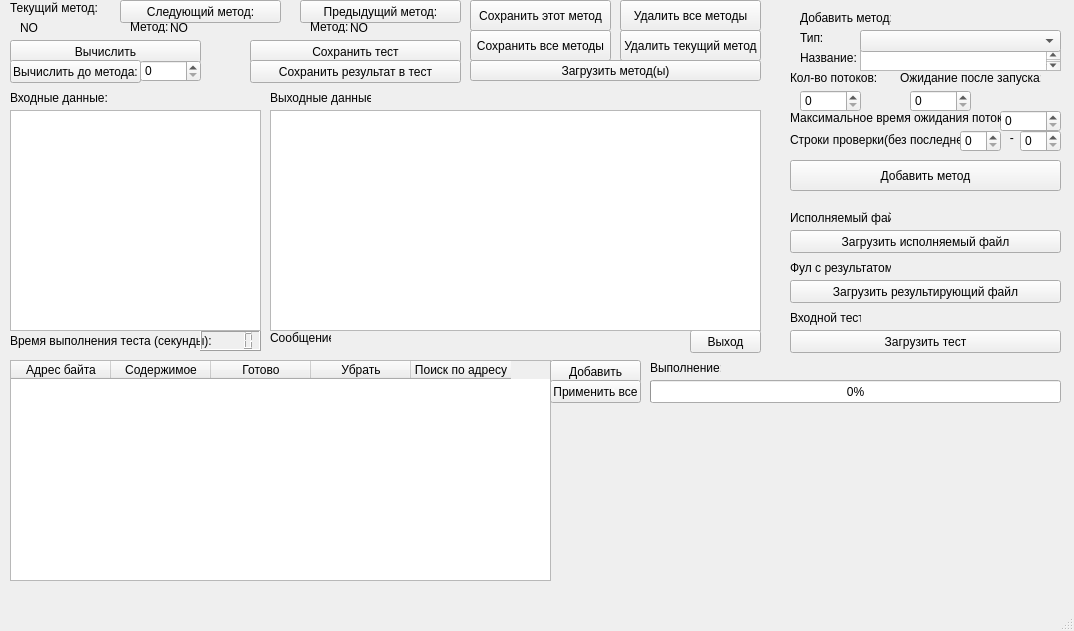
<?xml version="1.0" encoding="UTF-8"?>
<ui version="4.0">
 <class>MainWindow</class>
 <widget class="QMainWindow" name="MainWindow">
  <property name="geometry">
   <rect>
    <x>0</x>
    <y>0</y>
    <width>1074</width>
    <height>631</height>
   </rect>
  </property>
  <property name="windowTitle">
   <string>Анализ данных</string>
  </property>
  <widget class="QWidget" name="centralwidget">
   <widget class="QPushButton" name="btnLoadExecFile">
    <property name="geometry">
     <rect>
      <x>790</x>
      <y>230</y>
      <width>271</width>
      <height>23</height>
     </rect>
    </property>
    <property name="text">
     <string>Загрузить исполняемый файл</string>
    </property>
   </widget>
   <widget class="QLabel" name="label">
    <property name="geometry">
     <rect>
      <x>800</x>
      <y>10</y>
      <width>91</width>
      <height>16</height>
     </rect>
    </property>
    <property name="text">
     <string>Добавить метод:</string>
    </property>
   </widget>
   <widget class="QLabel" name="label_2">
    <property name="geometry">
     <rect>
      <x>800</x>
      <y>30</y>
      <width>41</width>
      <height>16</height>
     </rect>
    </property>
    <property name="text">
     <string>Тип:</string>
    </property>
   </widget>
   <widget class="QLabel" name="label_3">
    <property name="geometry">
     <rect>
      <x>800</x>
      <y>50</y>
      <width>61</width>
      <height>16</height>
     </rect>
    </property>
    <property name="text">
     <string>Название:</string>
    </property>
   </widget>
   <widget class="QLabel" name="label_4">
    <property name="geometry">
     <rect>
      <x>790</x>
      <y>210</y>
      <width>101</width>
      <height>16</height>
     </rect>
    </property>
    <property name="text">
     <string>Исполняемый файл:</string>
    </property>
   </widget>
   <widget class="QLabel" name="lblExecFile">
    <property name="geometry">
     <rect>
      <x>900</x>
      <y>210</y>
      <width>101</width>
      <height>16</height>
     </rect>
    </property>
    <property name="text">
     <string/>
    </property>
   </widget>
   <widget class="QLabel" name="label_6">
    <property name="geometry">
     <rect>
      <x>790</x>
      <y>310</y>
      <width>71</width>
      <height>16</height>
     </rect>
    </property>
    <property name="text">
     <string>Входной тест:</string>
    </property>
   </widget>
   <widget class="QLabel" name="lblInputTest">
    <property name="geometry">
     <rect>
      <x>870</x>
      <y>310</y>
      <width>131</width>
      <height>16</height>
     </rect>
    </property>
    <property name="text">
     <string/>
    </property>
   </widget>
   <widget class="QTextEdit" name="nameMethod">
    <property name="geometry">
     <rect>
      <x>860</x>
      <y>50</y>
      <width>201</width>
      <height>21</height>
     </rect>
    </property>
   </widget>
   <widget class="QPushButton" name="btnLoadInputTest">
    <property name="geometry">
     <rect>
      <x>790</x>
      <y>330</y>
      <width>271</width>
      <height>23</height>
     </rect>
    </property>
    <property name="text">
     <string>Загрузить тест</string>
    </property>
   </widget>
   <widget class="QPushButton" name="btnNextMethod">
    <property name="geometry">
     <rect>
      <x>120</x>
      <y>0</y>
      <width>161</width>
      <height>23</height>
     </rect>
    </property>
    <property name="text">
     <string>Следующий метод:</string>
    </property>
   </widget>
   <widget class="QPushButton" name="btnPrevMethod">
    <property name="geometry">
     <rect>
      <x>300</x>
      <y>0</y>
      <width>161</width>
      <height>23</height>
     </rect>
    </property>
    <property name="text">
     <string>Предыдущий метод:</string>
    </property>
   </widget>
   <widget class="QPushButton" name="btnDelThisMethod">
    <property name="geometry">
     <rect>
      <x>620</x>
      <y>30</y>
      <width>141</width>
      <height>31</height>
     </rect>
    </property>
    <property name="text">
     <string>Удалить текущий метод</string>
    </property>
   </widget>
   <widget class="QPushButton" name="btnDelAllMethod">
    <property name="geometry">
     <rect>
      <x>620</x>
      <y>0</y>
      <width>141</width>
      <height>31</height>
     </rect>
    </property>
    <property name="text">
     <string>Удалить все методы</string>
    </property>
   </widget>
   <widget class="QPushButton" name="btnSaveThisMethod">
    <property name="geometry">
     <rect>
      <x>470</x>
      <y>0</y>
      <width>141</width>
      <height>31</height>
     </rect>
    </property>
    <property name="text">
     <string>Сохранить этот метод</string>
    </property>
   </widget>
   <widget class="QPushButton" name="btnSaveAllMethod">
    <property name="geometry">
     <rect>
      <x>470</x>
      <y>30</y>
      <width>141</width>
      <height>31</height>
     </rect>
    </property>
    <property name="text">
     <string>Сохранить все методы</string>
    </property>
   </widget>
   <widget class="QLabel" name="label_8">
    <property name="geometry">
     <rect>
      <x>130</x>
      <y>20</y>
      <width>47</width>
      <height>13</height>
     </rect>
    </property>
    <property name="text">
     <string>Метод:</string>
    </property>
   </widget>
   <widget class="QLabel" name="lblNextMethod">
    <property name="geometry">
     <rect>
      <x>170</x>
      <y>20</y>
      <width>101</width>
      <height>16</height>
     </rect>
    </property>
    <property name="text">
     <string>NO</string>
    </property>
   </widget>
   <widget class="QLabel" name="label_10">
    <property name="geometry">
     <rect>
      <x>310</x>
      <y>20</y>
      <width>47</width>
      <height>13</height>
     </rect>
    </property>
    <property name="text">
     <string>Метод:</string>
    </property>
   </widget>
   <widget class="QLabel" name="lblPrevMethod">
    <property name="geometry">
     <rect>
      <x>350</x>
      <y>20</y>
      <width>101</width>
      <height>16</height>
     </rect>
    </property>
    <property name="text">
     <string>NO</string>
    </property>
   </widget>
   <widget class="QLabel" name="label_12">
    <property name="geometry">
     <rect>
      <x>10</x>
      <y>0</y>
      <width>91</width>
      <height>16</height>
     </rect>
    </property>
    <property name="text">
     <string>Текущий метод:</string>
    </property>
   </widget>
   <widget class="QLabel" name="lblThisMethod">
    <property name="geometry">
     <rect>
      <x>20</x>
      <y>20</y>
      <width>91</width>
      <height>16</height>
     </rect>
    </property>
    <property name="text">
     <string>NO</string>
    </property>
   </widget>
   <widget class="QPushButton" name="btnCalcThisMethod">
    <property name="geometry">
     <rect>
      <x>10</x>
      <y>40</y>
      <width>191</width>
      <height>23</height>
     </rect>
    </property>
    <property name="text">
     <string>Вычислить</string>
    </property>
   </widget>
   <widget class="QPushButton" name="btnSaveTest">
    <property name="geometry">
     <rect>
      <x>250</x>
      <y>40</y>
      <width>211</width>
      <height>23</height>
     </rect>
    </property>
    <property name="text">
     <string>Сохранить тест</string>
    </property>
   </widget>
   <widget class="QPushButton" name="btnSaveResByte">
    <property name="geometry">
     <rect>
      <x>250</x>
      <y>60</y>
      <width>211</width>
      <height>23</height>
     </rect>
    </property>
    <property name="text">
     <string>Сохранить результат в тест</string>
    </property>
   </widget>
   <widget class="QPushButton" name="btnCalcTo">
    <property name="geometry">
     <rect>
      <x>10</x>
      <y>60</y>
      <width>131</width>
      <height>23</height>
     </rect>
    </property>
    <property name="text">
     <string>Вычислить до метода:</string>
    </property>
   </widget>
   <widget class="QSpinBox" name="spnToMethod">
    <property name="geometry">
     <rect>
      <x>140</x>
      <y>60</y>
      <width>61</width>
      <height>22</height>
     </rect>
    </property>
    <property name="maximum">
     <number>999999999</number>
    </property>
   </widget>
   <widget class="QLabel" name="label_14">
    <property name="geometry">
     <rect>
      <x>10</x>
      <y>90</y>
      <width>101</width>
      <height>16</height>
     </rect>
    </property>
    <property name="text">
     <string>Входные данные:</string>
    </property>
   </widget>
   <widget class="QLabel" name="label_15">
    <property name="geometry">
     <rect>
      <x>270</x>
      <y>90</y>
      <width>101</width>
      <height>16</height>
     </rect>
    </property>
    <property name="text">
     <string>Выходные данные:</string>
    </property>
   </widget>
   <widget class="QPushButton" name="btnExit">
    <property name="geometry">
     <rect>
      <x>690</x>
      <y>330</y>
      <width>71</width>
      <height>23</height>
     </rect>
    </property>
    <property name="text">
     <string>Выход</string>
    </property>
   </widget>
   <widget class="QLabel" name="label_16">
    <property name="geometry">
     <rect>
      <x>10</x>
      <y>330</y>
      <width>201</width>
      <height>21</height>
     </rect>
    </property>
    <property name="text">
     <string>Время выполнения теста (секунды):</string>
    </property>
   </widget>
   <widget class="QLCDNumber" name="lcdNumber">
    <property name="geometry">
     <rect>
      <x>200</x>
      <y>330</y>
      <width>61</width>
      <height>21</height>
     </rect>
    </property>
   </widget>
   <widget class="QLabel" name="label_5">
    <property name="geometry">
     <rect>
      <x>270</x>
      <y>330</y>
      <width>61</width>
      <height>16</height>
     </rect>
    </property>
    <property name="text">
     <string>Сообщение:</string>
    </property>
   </widget>
   <widget class="QLabel" name="lblMsg">
    <property name="geometry">
     <rect>
      <x>340</x>
      <y>330</y>
      <width>341</width>
      <height>16</height>
     </rect>
    </property>
    <property name="text">
     <string/>
    </property>
   </widget>
   <widget class="QPushButton" name="btnAddMethod">
    <property name="geometry">
     <rect>
      <x>790</x>
      <y>160</y>
      <width>271</width>
      <height>31</height>
     </rect>
    </property>
    <property name="text">
     <string>Добавить метод</string>
    </property>
   </widget>
   <widget class="QComboBox" name="cmbMethods">
    <property name="geometry">
     <rect>
      <x>860</x>
      <y>30</y>
      <width>201</width>
      <height>22</height>
     </rect>
    </property>
   </widget>
   <widget class="QPushButton" name="btnLoadMethods">
    <property name="geometry">
     <rect>
      <x>470</x>
      <y>60</y>
      <width>291</width>
      <height>21</height>
     </rect>
    </property>
    <property name="text">
     <string>Загрузить метод(ы)</string>
    </property>
   </widget>
   <widget class="QTableWidget" name="tblInutTest">
    <property name="geometry">
     <rect>
      <x>10</x>
      <y>110</y>
      <width>251</width>
      <height>221</height>
     </rect>
    </property>
   </widget>
   <widget class="QTableWidget" name="tblRes">
    <property name="geometry">
     <rect>
      <x>270</x>
      <y>110</y>
      <width>491</width>
      <height>221</height>
     </rect>
    </property>
   </widget>
   <widget class="QPushButton" name="btnLoadResFile">
    <property name="geometry">
     <rect>
      <x>790</x>
      <y>280</y>
      <width>271</width>
      <height>23</height>
     </rect>
    </property>
    <property name="text">
     <string>Загрузить результирующий файл</string>
    </property>
   </widget>
   <widget class="QLabel" name="label_7">
    <property name="geometry">
     <rect>
      <x>790</x>
      <y>260</y>
      <width>101</width>
      <height>16</height>
     </rect>
    </property>
    <property name="text">
     <string>Фул с результатом:</string>
    </property>
   </widget>
   <widget class="QLabel" name="lblResFile">
    <property name="geometry">
     <rect>
      <x>900</x>
      <y>260</y>
      <width>101</width>
      <height>16</height>
     </rect>
    </property>
    <property name="text">
     <string/>
    </property>
   </widget>
   <widget class="QSpinBox" name="spnCountThread">
    <property name="geometry">
     <rect>
      <x>800</x>
      <y>90</y>
      <width>61</width>
      <height>22</height>
     </rect>
    </property>
    <property name="maximum">
     <number>999999999</number>
    </property>
   </widget>
   <widget class="QSpinBox" name="spnTimeWait">
    <property name="geometry">
     <rect>
      <x>1000</x>
      <y>110</y>
      <width>61</width>
      <height>22</height>
     </rect>
    </property>
    <property name="maximum">
     <number>999999999</number>
    </property>
   </widget>
   <widget class="QSpinBox" name="spnSleepWork">
    <property name="geometry">
     <rect>
      <x>910</x>
      <y>90</y>
      <width>61</width>
      <height>22</height>
     </rect>
    </property>
    <property name="maximum">
     <number>999999999</number>
    </property>
   </widget>
   <widget class="QLabel" name="label_9">
    <property name="geometry">
     <rect>
      <x>790</x>
      <y>70</y>
      <width>91</width>
      <height>16</height>
     </rect>
    </property>
    <property name="text">
     <string>Кол-во потоков:</string>
    </property>
   </widget>
   <widget class="QLabel" name="label_11">
    <property name="geometry">
     <rect>
      <x>790</x>
      <y>110</y>
      <width>211</width>
      <height>16</height>
     </rect>
    </property>
    <property name="text">
     <string>Максимальное время ожидания потока:</string>
    </property>
   </widget>
   <widget class="QLabel" name="label_13">
    <property name="geometry">
     <rect>
      <x>900</x>
      <y>70</y>
      <width>141</width>
      <height>16</height>
     </rect>
    </property>
    <property name="text">
     <string>Ожидание после запуска:</string>
    </property>
   </widget>
   <widget class="QSpinBox" name="spnCountRowEnd">
    <property name="geometry">
     <rect>
      <x>1020</x>
      <y>130</y>
      <width>41</width>
      <height>22</height>
     </rect>
    </property>
    <property name="maximum">
     <number>999999999</number>
    </property>
   </widget>
   <widget class="QLabel" name="label_17">
    <property name="geometry">
     <rect>
      <x>790</x>
      <y>130</y>
      <width>171</width>
      <height>21</height>
     </rect>
    </property>
    <property name="text">
     <string>&lt;html&gt;&lt;head/&gt;&lt;body&gt;&lt;p&gt;Строки проверки(без последней) &lt;/p&gt;&lt;/body&gt;&lt;/html&gt;</string>
    </property>
   </widget>
   <widget class="QSpinBox" name="spnCountRowStart">
    <property name="geometry">
     <rect>
      <x>960</x>
      <y>130</y>
      <width>41</width>
      <height>22</height>
     </rect>
    </property>
    <property name="maximum">
     <number>999999999</number>
    </property>
   </widget>
   <widget class="QLabel" name="label_18">
    <property name="geometry">
     <rect>
      <x>1000</x>
      <y>130</y>
      <width>16</width>
      <height>16</height>
     </rect>
    </property>
    <property name="text">
     <string>   -</string>
    </property>
   </widget>
   <widget class="QLabel" name="lblResFile_2">
    <property name="geometry">
     <rect>
      <x>900</x>
      <y>260</y>
      <width>131</width>
      <height>16</height>
     </rect>
    </property>
    <property name="text">
     <string/>
    </property>
   </widget>
   <widget class="QTableWidget" name="tblChgTest">
    <property name="geometry">
     <rect>
      <x>10</x>
      <y>360</y>
      <width>541</width>
      <height>221</height>
     </rect>
    </property>
    <column>
     <property name="text">
      <string>Адрес байта</string>
     </property>
    </column>
    <column>
     <property name="text">
      <string>Содержимое</string>
     </property>
    </column>
    <column>
     <property name="text">
      <string>Готово</string>
     </property>
    </column>
    <column>
     <property name="text">
      <string>Убрать</string>
     </property>
    </column>
    <column>
     <property name="text">
      <string>Поиск по адресу</string>
     </property>
    </column>
   </widget>
   <widget class="QPushButton" name="btnAddStrEditTest">
    <property name="geometry">
     <rect>
      <x>550</x>
      <y>360</y>
      <width>91</width>
      <height>23</height>
     </rect>
    </property>
    <property name="text">
     <string>Добавить</string>
    </property>
   </widget>
   <widget class="QProgressBar" name="prgExec">
    <property name="geometry">
     <rect>
      <x>650</x>
      <y>380</y>
      <width>411</width>
      <height>23</height>
     </rect>
    </property>
    <property name="value">
     <number>0</number>
    </property>
   </widget>
   <widget class="QPushButton" name="pushButton_4">
    <property name="geometry">
     <rect>
      <x>550</x>
      <y>380</y>
      <width>91</width>
      <height>23</height>
     </rect>
    </property>
    <property name="text">
     <string>Применить все</string>
    </property>
   </widget>
   <widget class="QLabel" name="label_19">
    <property name="geometry">
     <rect>
      <x>650</x>
      <y>360</y>
      <width>71</width>
      <height>16</height>
     </rect>
    </property>
    <property name="text">
     <string>Выполнение:</string>
    </property>
   </widget>
   <widget class="QLabel" name="lblExecuteProc">
    <property name="geometry">
     <rect>
      <x>720</x>
      <y>360</y>
      <width>341</width>
      <height>16</height>
     </rect>
    </property>
    <property name="text">
     <string/>
    </property>
   </widget>
  </widget>
  <widget class="QMenuBar" name="menubar">
   <property name="geometry">
    <rect>
     <x>0</x>
     <y>0</y>
     <width>1074</width>
     <height>21</height>
    </rect>
   </property>
  </widget>
  <widget class="QStatusBar" name="statusbar"/>
 </widget>
 <resources/>
 <connections/>
</ui>
